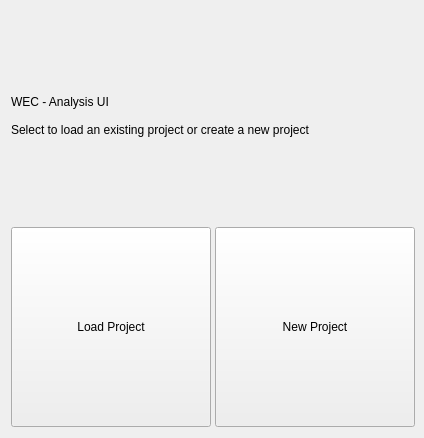
<?xml version="1.0" encoding="UTF-8"?>
<ui version="4.0">
 <class>Form</class>
 <widget class="QWidget" name="Form">
  <property name="geometry">
   <rect>
    <x>0</x>
    <y>0</y>
    <width>424</width>
    <height>438</height>
   </rect>
  </property>
  <property name="sizePolicy">
   <sizepolicy hsizetype="Fixed" vsizetype="Fixed">
    <horstretch>0</horstretch>
    <verstretch>0</verstretch>
   </sizepolicy>
  </property>
  <property name="minimumSize">
   <size>
    <width>424</width>
    <height>438</height>
   </size>
  </property>
  <property name="maximumSize">
   <size>
    <width>424</width>
    <height>438</height>
   </size>
  </property>
  <property name="windowTitle">
   <string>WEC - Analysis</string>
  </property>
  <layout class="QGridLayout" name="gridLayout">
   <item row="1" column="0">
    <widget class="QPushButton" name="btn_load">
     <property name="sizePolicy">
      <sizepolicy hsizetype="Fixed" vsizetype="Fixed">
       <horstretch>0</horstretch>
       <verstretch>0</verstretch>
      </sizepolicy>
     </property>
     <property name="minimumSize">
      <size>
       <width>200</width>
       <height>200</height>
      </size>
     </property>
     <property name="text">
      <string>Load Project</string>
     </property>
    </widget>
   </item>
   <item row="1" column="1">
    <widget class="QPushButton" name="btn_new">
     <property name="sizePolicy">
      <sizepolicy hsizetype="Fixed" vsizetype="Fixed">
       <horstretch>0</horstretch>
       <verstretch>0</verstretch>
      </sizepolicy>
     </property>
     <property name="minimumSize">
      <size>
       <width>200</width>
       <height>200</height>
      </size>
     </property>
     <property name="text">
      <string>New Project</string>
     </property>
    </widget>
   </item>
   <item row="0" column="0" colspan="2">
    <widget class="QLabel" name="label">
     <property name="text">
      <string>WEC - Analysis UI

Select to load an existing project or create a new project </string>
     </property>
    </widget>
   </item>
  </layout>
 </widget>
 <resources/>
 <connections/>
</ui>
